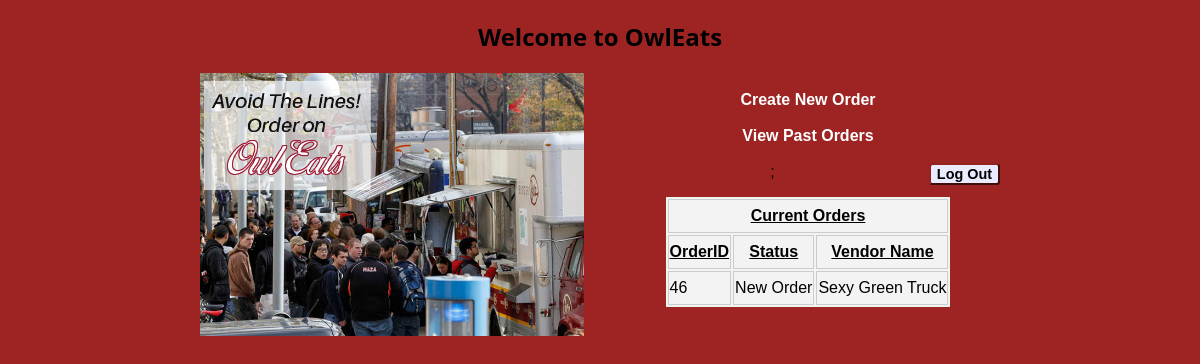
The page / (signed in) on the database its author committed.
### tables this page shows
CREATE TABLE IF NOT EXISTS `orders` (
`id` int(6) NOT NULL,
  `vendor_id` int(6) DEFAULT NULL,
  `customer_id` int(6) DEFAULT NULL,
  `status` varchar(50) DEFAULT NULL,
  `timestamp` timestamp NOT NULL DEFAULT CURRENT_TIMESTAMP
);

CREATE TABLE IF NOT EXISTS `vendors` (
`id` int(6) NOT NULL,
  `name` varchar(200) DEFAULT NULL,
  `location` varchar(200) DEFAULT NULL,
  `email` varchar(200) DEFAULT NULL,
  `phone` varchar(10) DEFAULT NULL,
  `username` varchar(100) DEFAULT NULL,
  `password` varchar(50) DEFAULT NULL
);

### customercheck.php (called while the page is built)
<?php
	if(isset($_SESSION['customerid']) && !empty($_SESSION['customerid'])) {
		$customerid = $_SESSION['customerid'];
	} else {
		header("location: owleats_home.php");
	}
?>

### readyorders.php (the view, shortened to what this page needs)
<?php
try
	{
		$con = new PDO("mysql:host=".CONST_HOST.";dbname=".CONST_DBNAME,CONST_USER,CONST_PASSWORD);
		$con->setAttribute(PDO::ATTR_ERRMODE, PDO::ERRMODE_EXCEPTION);
		$sql = "select orders.id as 'OrderId', orders.status, vendors.name
				from orders, vendors
				where orders.vendor_id = vendors.id and
				orders.customer_id = :customerid and
				orders.status != 'Canceled'
				order by orders.timestamp desc limit 1";
		$results = $con->prepare($sql);
		$results->bindParam(":customerid", $customerid);
		$results->execute();
		$results->setFetchMode(PDO::FETCH_ASSOC);
		$rows_found = $results->rowCount();
		if ($rows_found > 0) {
			echo "<table id='readyorderstable' align='center'>";
			while ($row = $results->fetch()) {
				echo "<tr><th id='tr_rot' colspan='3'><strong>Current Orders</strong></th></tr>";
				echo "<tr id='tr_rot'>";
				echo "<th id='tr_rot'>OrderID</th>";
				echo "<th id='tr_rot'>Status</th>";
				echo "<th id='tr_rot'>Vendor Name</th>";
				echo "</tr>";
				echo "<tr id='tr_rot'>";
			echo "<td id='tr_rot'>"	. $row['OrderId'] . "</td>";
			echo "<td id='tr_rot'>"	. $row['status'] . "</td>";
			echo "<td id='tr_rot'>"	. $row['name'] . "</td>";
			 echo "</tr>";
			}
		}
	}
catch (Exception $e)
	{
	$error = $e->getMessage();
	echo $error;
	}
 ?>

### css/view.css (style rules this page uses)
#main_body { text-align: center; font-family: 'Montserrat', sans-serif; }
body { font-family: 'Montserrat', sans-serif; background:#9E2424; }
#readyorderstable { color: black; background-color: #F3F3F3; border-radius: 0px; }
#tr_rot { border-radius: 0px; border: 1px solid #CCC; }
th { text-decoration: underline; font-weight: 900; }
body { background:#9E2424; }
#currentorder td, th { border: 1px solid #CCC; height: 30px; }
#vendor, #readyorderstable td, th { border: 1px solid #CCC; height: 30px; }
#vendor, #readyorderstable th { background: #F3F3F3; font-weight: bold; }

### css/view_court.css (style rules this page uses)
body { font-family: 'Montserrat', sans-serif; background:#9E2424; }
#readyorderstable { color: black; background-color: #F3F3F3; border-radius: 0px; }
#tr_rot { border-radius: 0px; border: 1px solid #CCC; }
table { font-family:Arial, Helvetica, sans-serif; color:#666; font-size: .9em; text-shadow: 1px 1px 0px #fff; background:#eaebec; margin:15px; border:#ccc 1px solid; -moz-border-radius:3px; -webkit-border-radius:3px; border-radius:3px; -moz-box-shadow: 0 1px 2px #d1d1d1; -webkit-box-shadow: 0 1px 2px #d1d1d1; box-shadow: 0 1px 2px #d1d1d1; }
table th { padding:21px 25px 22px 25px; border-top:1px solid #fafafa; border-bottom:1px solid #e0e0e0; background: #ededed; background: -webkit-gradient(linear, left top, left bottom, from(#ededed), to(#ebebeb)); background: -moz-linear-gradient(top, #ededed, #ebebeb); }
table th:first-child { text-align: left; padding-left:20px; }
table tr:first-child th:first-child { -moz-border-radius-topleft:3px; -webkit-border-top-left-radius:3px; border-top-left-radius:3px; }
table tr:first-child th:last-child { -moz-border-radius-topright:3px; -webkit-border-top-right-radius:3px; border-top-right-radius:3px; }
table tr { text-align: center; padding-left:20px; }
table tr td:first-child { text-align: left; padding-left:20px; border-left: 0; }
table tr td { padding:18px; border-top: 1px solid #ffffff; border-bottom:1px solid #e0e0e0; border-left: 1px solid #e0e0e0; background: #fafafa; background: -webkit-gradient(linear, left top, left bottom, from(#fbfbfb), to(#fafafa)); background: -moz-linear-gradient(top, #fbfbfb, #fafafa); }
table tr:last-child td { border-bottom:0; }
table tr:last-child td:first-child { -moz-border-radius-bottomleft:3px; -webkit-border-bottom-left-radius:3px; border-bottom-left-radius:3px; }
table tr:last-child td:last-child { -moz-border-radius-bottomright:3px; -webkit-border-bottom-right-radius:3px; border-bottom-right-radius:3px; }

### rows shown on the page
orders: id "46", status "New Order", vendor.name "Sexy Green Truck"
